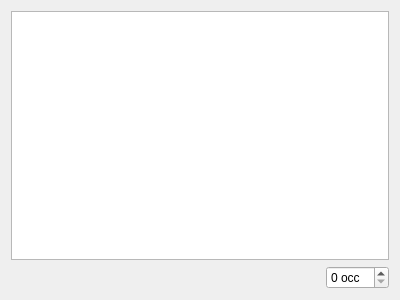
<?xml version="1.0" encoding="UTF-8"?>
<ui version="4.0">
 <class>Panel2Test2</class>
 <widget class="QWidget" name="Panel2Test2">
  <property name="geometry">
   <rect>
    <x>0</x>
    <y>0</y>
    <width>400</width>
    <height>300</height>
   </rect>
  </property>
  <property name="windowTitle">
   <string>Form</string>
  </property>
  <layout class="QVBoxLayout" name="verticalLayout">
   <item>
    <widget class="QTextBrowser" name="textBrowser">
     <property name="styleSheet">
      <string notr="true"/>
     </property>
     <property name="html">
      <string>&lt;!DOCTYPE HTML PUBLIC &quot;-//W3C//DTD HTML 4.0//EN&quot; &quot;http://www.w3.org/TR/REC-html40/strict.dtd&quot;&gt;
&lt;html&gt;&lt;head&gt;&lt;meta name=&quot;qrichtext&quot; content=&quot;1&quot; /&gt;&lt;style type=&quot;text/css&quot;&gt;
p, li { white-space: pre-wrap; }
&lt;/style&gt;&lt;/head&gt;&lt;body style=&quot; font-family:'Ubuntu'; font-size:11pt; font-weight:400; font-style:normal;&quot;&gt;
&lt;p style=&quot;-qt-paragraph-type:empty; margin-top:0px; margin-bottom:0px; margin-left:0px; margin-right:0px; -qt-block-indent:0; text-indent:0px;&quot;&gt;&lt;br /&gt;&lt;/p&gt;&lt;/body&gt;&lt;/html&gt;</string>
     </property>
    </widget>
   </item>
   <item>
    <layout class="QHBoxLayout" name="horizontalLayout">
     <item>
      <spacer name="horizontalSpacer">
       <property name="orientation">
        <enum>Qt::Horizontal</enum>
       </property>
       <property name="sizeHint" stdset="0">
        <size>
         <width>40</width>
         <height>20</height>
        </size>
       </property>
      </spacer>
     </item>
     <item>
      <widget class="QLabel" name="label">
       <property name="text">
        <string/>
       </property>
      </widget>
     </item>
     <item>
      <widget class="QSpinBox" name="spinBox">
       <property name="specialValueText">
        <string/>
       </property>
       <property name="suffix">
        <string> occ</string>
       </property>
       <property name="prefix">
        <string/>
       </property>
      </widget>
     </item>
    </layout>
   </item>
  </layout>
 </widget>
 <resources/>
 <connections/>
</ui>
